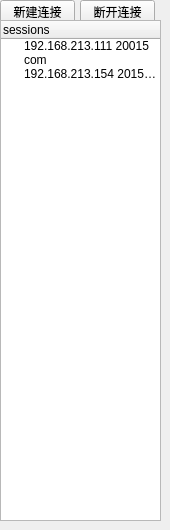
     <widget class="QWidget" name="protocalSettingPage2">
      <attribute name="title">
       <string>Telnet</string>
      </attribute>
      <widget class="QPushButton" name="newTelnet">
       <property name="geometry">
        <rect>
         <x>0</x>
         <y>0</y>
         <width>75</width>
         <height>23</height>
        </rect>
       </property>
       <property name="text">
        <string>新建连接</string>
       </property>
      </widget>
      <widget class="QPushButton" name="closeCurrentTelnet">
       <property name="geometry">
        <rect>
         <x>80</x>
         <y>0</y>
         <width>75</width>
         <height>23</height>
        </rect>
       </property>
       <property name="text">
        <string>断开连接</string>
       </property>
      </widget>
      <widget class="QTreeWidget" name="treeWidget_3">
       <property name="geometry">
        <rect>
         <x>0</x>
         <y>20</y>
         <width>161</width>
         <height>501</height>
        </rect>
       </property>
       <column>
        <property name="text">
         <string>sessions</string>
        </property>
       </column>
       <item>
        <property name="text">
         <string>192.168.213.111 20015</string>
        </property>
       </item>
       <item>
        <property name="text">
         <string>com</string>
        </property>
       </item>
       <item>
        <property name="text">
         <string>192.168.213.154 20151544</string>
        </property>
       </item>
      </widget>
     </widget>
